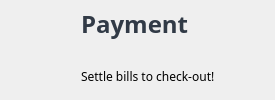
               <widget class="QWidget" name="widget_112" native="true">
                <layout class="QGridLayout" name="gridLayout_84">
                 <property name="leftMargin">
                  <number>15</number>
                 </property>
                 <property name="topMargin">
                  <number>0</number>
                 </property>
                 <property name="rightMargin">
                  <number>20</number>
                 </property>
                 <property name="bottomMargin">
                  <number>0</number>
                 </property>
                 <item row="0" column="2">
                  <spacer name="horizontalSpacer_42">
                   <property name="orientation">
                    <enum>Qt::Horizontal</enum>
                   </property>
                   <property name="sizeHint" stdset="0">
                    <size>
                     <width>40</width>
                     <height>20</height>
                    </size>
                   </property>
                  </spacer>
                 </item>
                 <item row="0" column="1">
                  <widget class="QLabel" name="label_91">
                   <property name="font">
                    <font>
                     <family>Century Gothic</family>
                     <pointsize>18</pointsize>
                     <weight>75</weight>
                     <bold>true</bold>
                    </font>
                   </property>
                   <property name="styleSheet">
                    <string notr="true">color: rgb(49, 58, 70);</string>
                   </property>
                   <property name="text">
                    <string>Payment</string>
                   </property>
                  </widget>
                 </item>
                 <item row="1" column="1">
                  <widget class="QLabel" name="label_97">
                   <property name="font">
                    <font>
                     <family>Century Gothic</family>
                    </font>
                   </property>
                   <property name="text">
                    <string>Settle bills to check-out!</string>
                   </property>
                  </widget>
                 </item>
                 <item row="0" column="0" rowspan="2">
                  <widget class="QLabel" name="label_99">
                   <property name="minimumSize">
                    <size>
                     <width>60</width>
                     <height>60</height>
                    </size>
                   </property>
                   <property name="maximumSize">
                    <size>
                     <width>60</width>
                     <height>200</height>
                    </size>
                   </property>
                   <property name="text">
                    <string/>
                   </property>
                   <property name="pixmap">
                    <pixmap>black user.png</pixmap>
                   </property>
                   <property name="scaledContents">
                    <bool>true</bool>
                   </property>
                  </widget>
                 </item>
                </layout>
               </widget>
